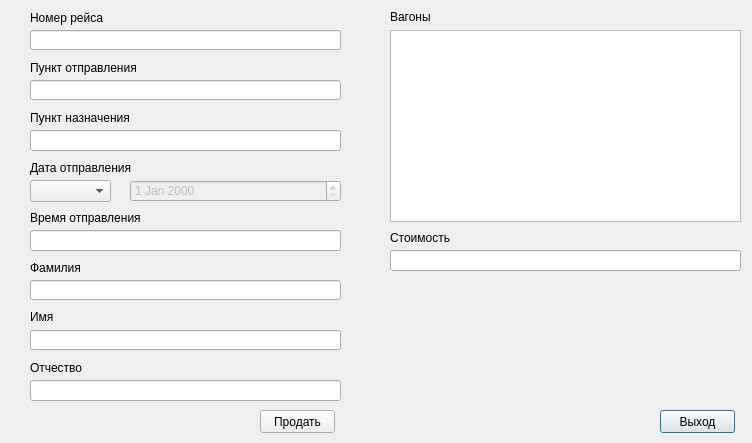
<?xml version="1.0" encoding="UTF-8"?>
<ui version="4.0">
 <class>Kass</class>
 <widget class="QDialog" name="Kass">
  <property name="geometry">
   <rect>
    <x>0</x>
    <y>0</y>
    <width>752</width>
    <height>443</height>
   </rect>
  </property>
  <property name="minimumSize">
   <size>
    <width>752</width>
    <height>443</height>
   </size>
  </property>
  <property name="maximumSize">
   <size>
    <width>752</width>
    <height>443</height>
   </size>
  </property>
  <property name="windowTitle">
   <string>Dialog</string>
  </property>
  <widget class="QLineEdit" name="first_Name">
   <property name="geometry">
    <rect>
     <x>30</x>
     <y>280</y>
     <width>311</width>
     <height>20</height>
    </rect>
   </property>
   <property name="clearButtonEnabled">
    <bool>true</bool>
   </property>
  </widget>
  <widget class="QLineEdit" name="Name">
   <property name="geometry">
    <rect>
     <x>30</x>
     <y>330</y>
     <width>311</width>
     <height>20</height>
    </rect>
   </property>
   <property name="clearButtonEnabled">
    <bool>true</bool>
   </property>
  </widget>
  <widget class="QLineEdit" name="middle_name">
   <property name="geometry">
    <rect>
     <x>30</x>
     <y>380</y>
     <width>311</width>
     <height>21</height>
    </rect>
   </property>
   <property name="clearButtonEnabled">
    <bool>true</bool>
   </property>
  </widget>
  <widget class="QLabel" name="label_2">
   <property name="geometry">
    <rect>
     <x>390</x>
     <y>10</y>
     <width>47</width>
     <height>13</height>
    </rect>
   </property>
   <property name="text">
    <string>Вагоны</string>
   </property>
  </widget>
  <widget class="QLabel" name="label_3">
   <property name="geometry">
    <rect>
     <x>30</x>
     <y>260</y>
     <width>101</width>
     <height>16</height>
    </rect>
   </property>
   <property name="text">
    <string>Фамилия</string>
   </property>
  </widget>
  <widget class="QLabel" name="label_4">
   <property name="geometry">
    <rect>
     <x>30</x>
     <y>310</y>
     <width>47</width>
     <height>13</height>
    </rect>
   </property>
   <property name="text">
    <string>Имя</string>
   </property>
  </widget>
  <widget class="QLabel" name="label_5">
   <property name="geometry">
    <rect>
     <x>30</x>
     <y>360</y>
     <width>111</width>
     <height>16</height>
    </rect>
   </property>
   <property name="text">
    <string>Отчество</string>
   </property>
  </widget>
  <widget class="QTableView" name="Carriage">
   <property name="geometry">
    <rect>
     <x>390</x>
     <y>30</y>
     <width>351</width>
     <height>192</height>
    </rect>
   </property>
   <property name="selectionMode">
    <enum>QAbstractItemView::SingleSelection</enum>
   </property>
   <property name="selectionBehavior">
    <enum>QAbstractItemView::SelectRows</enum>
   </property>
  </widget>
  <widget class="QPushButton" name="Exit">
   <property name="geometry">
    <rect>
     <x>660</x>
     <y>410</y>
     <width>75</width>
     <height>23</height>
    </rect>
   </property>
   <property name="text">
    <string>Выход</string>
   </property>
  </widget>
  <widget class="QPushButton" name="Sell">
   <property name="geometry">
    <rect>
     <x>260</x>
     <y>410</y>
     <width>75</width>
     <height>23</height>
    </rect>
   </property>
   <property name="text">
    <string>Продать</string>
   </property>
  </widget>
  <widget class="QLineEdit" name="Value">
   <property name="geometry">
    <rect>
     <x>390</x>
     <y>250</y>
     <width>351</width>
     <height>21</height>
    </rect>
   </property>
   <property name="inputMask">
    <string/>
   </property>
   <property name="readOnly">
    <bool>true</bool>
   </property>
  </widget>
  <widget class="QLabel" name="label_7">
   <property name="geometry">
    <rect>
     <x>390</x>
     <y>230</y>
     <width>111</width>
     <height>16</height>
    </rect>
   </property>
   <property name="text">
    <string>Стоимость</string>
   </property>
  </widget>
  <widget class="QLabel" name="label_8">
   <property name="geometry">
    <rect>
     <x>30</x>
     <y>10</y>
     <width>101</width>
     <height>16</height>
    </rect>
   </property>
   <property name="text">
    <string>Номер рейса</string>
   </property>
  </widget>
  <widget class="QLineEdit" name="Place_Start">
   <property name="geometry">
    <rect>
     <x>30</x>
     <y>80</y>
     <width>311</width>
     <height>20</height>
    </rect>
   </property>
   <property name="readOnly">
    <bool>true</bool>
   </property>
  </widget>
  <widget class="QLabel" name="label_9">
   <property name="geometry">
    <rect>
     <x>30</x>
     <y>110</y>
     <width>111</width>
     <height>16</height>
    </rect>
   </property>
   <property name="text">
    <string>Пункт назначения</string>
   </property>
  </widget>
  <widget class="QLabel" name="label_10">
   <property name="geometry">
    <rect>
     <x>30</x>
     <y>60</y>
     <width>121</width>
     <height>16</height>
    </rect>
   </property>
   <property name="text">
    <string>Пункт отправления</string>
   </property>
  </widget>
  <widget class="QLineEdit" name="Place_Finish">
   <property name="geometry">
    <rect>
     <x>30</x>
     <y>130</y>
     <width>311</width>
     <height>21</height>
    </rect>
   </property>
   <property name="readOnly">
    <bool>true</bool>
   </property>
  </widget>
  <widget class="QLineEdit" name="Number">
   <property name="geometry">
    <rect>
     <x>30</x>
     <y>30</y>
     <width>311</width>
     <height>20</height>
    </rect>
   </property>
   <property name="readOnly">
    <bool>true</bool>
   </property>
  </widget>
  <widget class="QLabel" name="label_11">
   <property name="geometry">
    <rect>
     <x>30</x>
     <y>210</y>
     <width>111</width>
     <height>16</height>
    </rect>
   </property>
   <property name="text">
    <string>Время отправления</string>
   </property>
  </widget>
  <widget class="QLineEdit" name="Time_Start">
   <property name="geometry">
    <rect>
     <x>30</x>
     <y>230</y>
     <width>311</width>
     <height>21</height>
    </rect>
   </property>
   <property name="readOnly">
    <bool>true</bool>
   </property>
  </widget>
  <widget class="QLabel" name="label_12">
   <property name="geometry">
    <rect>
     <x>30</x>
     <y>160</y>
     <width>141</width>
     <height>16</height>
    </rect>
   </property>
   <property name="text">
    <string>Дата отправления</string>
   </property>
  </widget>
  <widget class="QDateEdit" name="Date_Start">
   <property name="enabled">
    <bool>false</bool>
   </property>
   <property name="geometry">
    <rect>
     <x>130</x>
     <y>180</y>
     <width>211</width>
     <height>22</height>
    </rect>
   </property>
   <property name="frame">
    <bool>true</bool>
   </property>
   <property name="calendarPopup">
    <bool>false</bool>
   </property>
  </widget>
  <widget class="QComboBox" name="days">
   <property name="geometry">
    <rect>
     <x>30</x>
     <y>180</y>
     <width>81</width>
     <height>22</height>
    </rect>
   </property>
  </widget>
 </widget>
 <resources/>
 <connections>
  <connection>
   <sender>Exit</sender>
   <signal>clicked()</signal>
   <receiver>Kass</receiver>
   <slot>accept()</slot>
   <hints>
    <hint type="sourcelabel">
     <x>677</x>
     <y>451</y>
    </hint>
    <hint type="destinationlabel">
     <x>360</x>
     <y>235</y>
    </hint>
   </hints>
  </connection>
  <connection>
   <sender>Carriage</sender>
   <signal>clicked(QModelIndex)</signal>
   <receiver>Kass</receiver>
   <slot>SetValue(QModelIndex)</slot>
   <hints>
    <hint type="sourcelabel">
     <x>595</x>
     <y>115</y>
    </hint>
    <hint type="destinationlabel">
     <x>388</x>
     <y>235</y>
    </hint>
   </hints>
  </connection>
  <connection>
   <sender>Sell</sender>
   <signal>clicked()</signal>
   <receiver>Kass</receiver>
   <slot>Sell()</slot>
   <hints>
    <hint type="sourcelabel">
     <x>297</x>
     <y>421</y>
    </hint>
    <hint type="destinationlabel">
     <x>388</x>
     <y>235</y>
    </hint>
   </hints>
  </connection>
 </connections>
 <slots>
  <slot>SetValue(QModelIndex)</slot>
  <slot>Sell()</slot>
  <slot>SetValue()</slot>
 </slots>
</ui>
